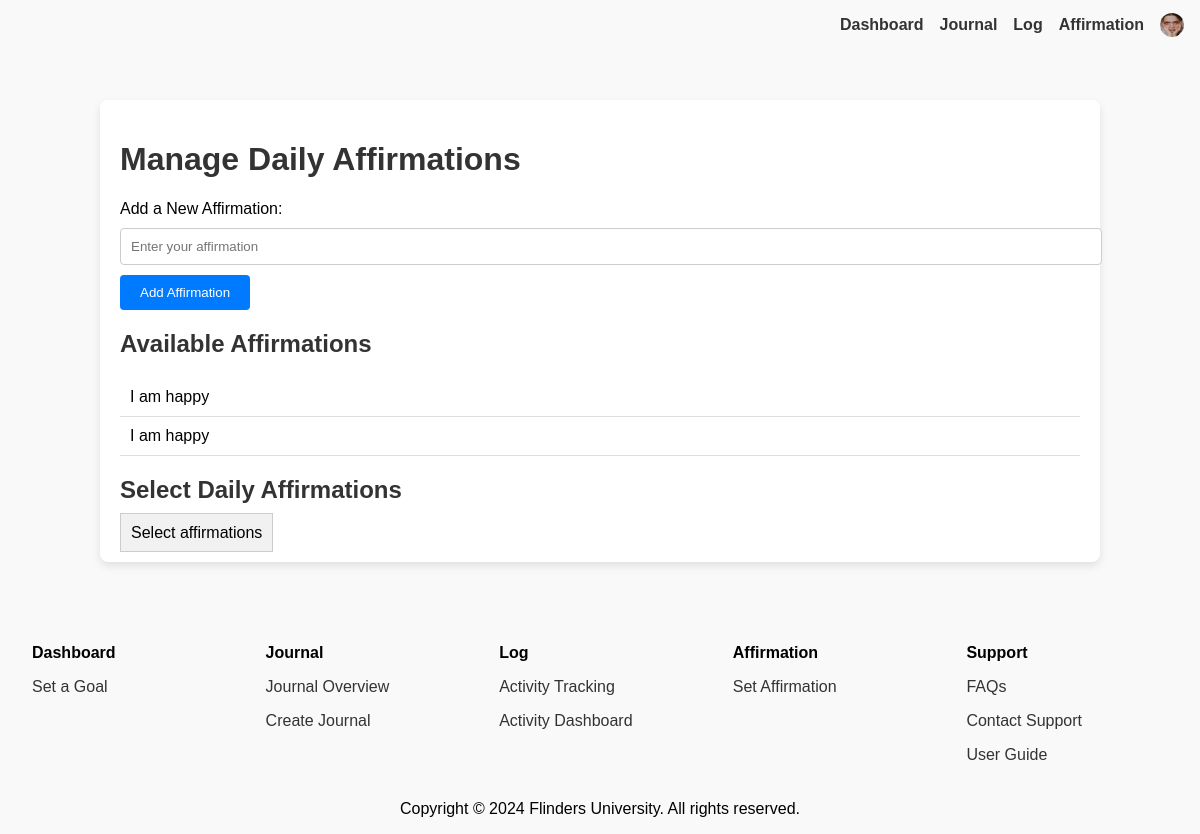
The page /pages/patient/affirmations.php on the database as committed earlier.
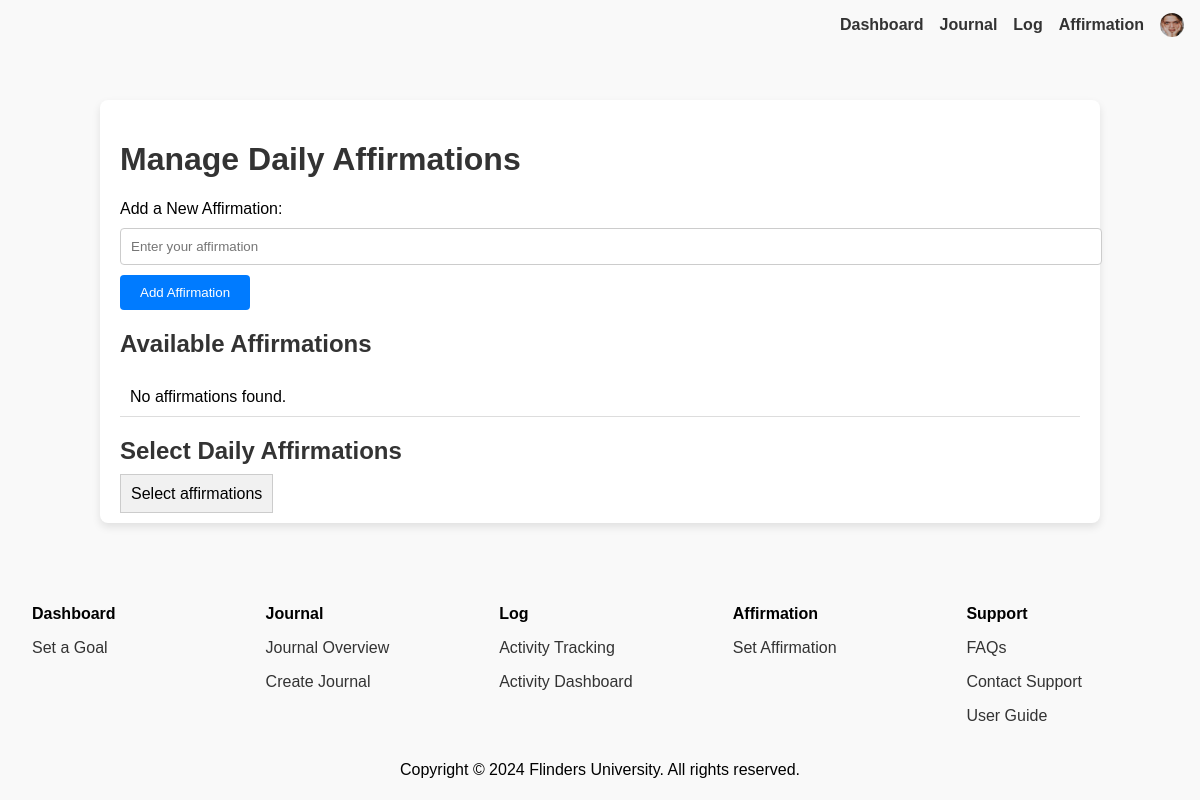
The same page on the database as committed later.
### tables this page shows
CREATE TABLE `affirmation` (
  `affirmationId` int(11) NOT NULL,
  `description` varchar(200) NOT NULL,
  `isSelected` tinyint(1) NOT NULL DEFAULT 0
);

### pages/patient/affirmations.php (the view, shortened to what this page needs)
<!DOCTYPE html>
<html lang="en">
<head>
  <link rel="stylesheet" href="../../assets/css/shared.css" />
  <link rel="stylesheet" href="../../assets/css/affirmation.css" />
</head>
<body>
  <header>
    <?php
    require_once "patient-dashboard-connect.php";
    ?>
    <nav id="shared-header-patient">
      <?php include_once("../navigation/patient_nav.php") ?>
    </nav>
  </header>
  <main>
    <div class="container">
      <h1>Manage Daily Affirmations</h1>
      <form id="affirmationForm" method="POST" action="">
        <label for="affirmationInput">Add a New Affirmation:</label>
        <input type="text" id="affirmationInput" name="affirmationInput" placeholder="Enter your affirmation" required />
        <button type="submit">Add Affirmation</button>
      </form>
      <h2>Available Affirmations</h2>
      <ul id="affirmationList">
        <?php
        $sql = "SELECT * FROM affirmation";
        $result = $conn->query($sql);
        if ($result->num_rows > 0) {
          while ($row = $result->fetch_assoc()) {
            echo '<li>' . htmlspecialchars($row['description']) . '</li>';
          }
        } else {
          echo '<li>No affirmations found.</li>';
        }
        ?>
      </ul>
      <h2>Select Daily Affirmations</h2>
      <div class="dropdown" id="selectAffirmation">
        <span class="dropdown-btn">Select affirmations</span>
      </div>
    </div>
  </main>
  <footer>
    <?php include_once("../footer/patient_footer.php") ?>
  </footer>
</body>
</html>

### pages/navigation/patient_nav.php
<nav id="shared-header-patient">
  <ul>
    <li><a href="../patient/patient_dashboard.php">Dashboard</a></li>
    <li><a href="../patient/patient_journal.php">Journal</a></li>
    <li><a href="../patient/activity_dashboard.php">Log</a></li>
    <li>
      <a href="../patient/affirmations.php">Affirmation</a>
    </li>
    <li><img src="../../assets/images/patient.png" alt="#" /></li>
  </ul>
</nav>

### pages/footer/patient_footer.php
<div class="footer-container">
  <div class="footer-section">
    <p>Dashboard</p>
    <ul>
      <li><a href="#">Set a Goal</a></li>
    </ul>
  </div>
  <div class="footer-section">
    <p>Journal</p>
    <ul>
      <li><a href="#">Journal Overview</a></li>
      <li><a href="#">Create Journal</a></li>
    </ul>
  </div>
  <div class="footer-section">
    <p>Log</p>
    <ul>
      <li><a href="../patient/activity_tracker.php">Activity Tracking</a></li>
      <li><a href="../patient/activity_dashboard.php">Activity Dashboard</a></li>
    </ul>
  </div>
  <div class="footer-section">
    <p>Affirmation</p>
    <ul>
      <li><a href="#">Set Affirmation</a></li>
    </ul>
  </div>
  <div class="footer-section">
    <p>Support</p>
    <ul>
      <li><a href="#">FAQs</a></li>
      <li><a href="#">Contact Support</a></li>
      <li><a href="#">User Guide</a></li>
    </ul>
  </div>
</div>
<div class="footer-copyright">
  <p>Copyright &copy; 2024 Flinders University. All rights reserved.</p>
</div>

### assets/css/shared.css (style rules this page uses)
#shared-header-patient ul { display: flex; justify-content: flex-end; list-style: none; padding: 0; margin: 0; align-items: center; height: 50px; }
#shared-header-patient li { margin-right: 1rem; }
#shared-header-patient li:last-child { margin-right: 1rem; }
#shared-header-patient a { text-decoration: none; font-weight: bold; color: #333; }
#shared-header-patient img { width: 1.5rem; height: 1.5rem; border-radius: 50%; vertical-align: middle; }
.footer-container { display: flex; padding: 1rem; }
.footer-section { flex: 1; margin: 0 1rem; }
.footer-section ul { list-style-type: none; padding: 0; margin: 0; }
.footer-section li { margin-top: 1rem; }
.footer-section p { font-weight: bold; margin-bottom: 0.5rem; }
.footer-section a { text-decoration: none; color: #333; }
.footer-copyright { text-align: center; margin-top: 20px; }

### assets/css/affirmation.css (style rules this page uses)
body { font-family: Arial, sans-serif; margin: 0; padding: 0; background-color: #f9f9f9; }
.container { width: 80%; margin: 50px auto; padding: 20px; background-color: white; border-radius: 8px; box-shadow: 0 4px 8px rgba(0, 0, 0, 0.1); }
h1, h2 { color: #333; }
#affirmationForm { margin-bottom: 20px; }
#affirmationInput { width: 100%; padding: 10px; margin-top: 10px; border-radius: 4px; border: 1px solid #ccc; }
button { padding: 10px 20px; background-color: #007bff; color: white; border: none; border-radius: 4px; cursor: pointer; margin-top: 10px; }
#affirmationList { list-style: none; padding: 0; }
#affirmationList li { padding: 10px; border-bottom: 1px solid #ddd; }
.dropdown { position: relative; display: inline-block; }
.dropdown-btn { padding: 10px; background-color: #f1f1f1; border: 1px solid #ccc; cursor: pointer; }

Rows that differ between the two databases and show on the page:
removed affirmation: description "I am happy"
removed affirmation: description "I am happy"
Other text that changed with them:
text now shown: "No affirmations found."
